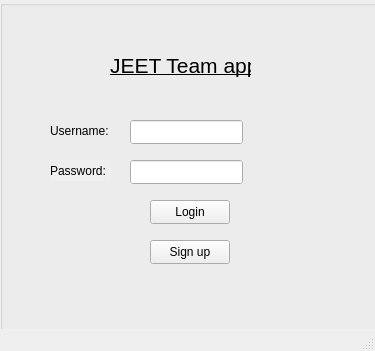
<?xml version="1.0" encoding="UTF-8"?>
<ui version="4.0">
 <class>MainWindow</class>
 <widget class="QMainWindow" name="MainWindow">
  <property name="geometry">
   <rect>
    <x>0</x>
    <y>0</y>
    <width>375</width>
    <height>351</height>
   </rect>
  </property>
  <property name="windowTitle">
   <string>MainWindow</string>
  </property>
  <widget class="QWidget" name="centralwidget">
   <widget class="QGroupBox" name="groupBox">
    <property name="geometry">
     <rect>
      <x>0</x>
      <y>0</y>
      <width>381</width>
      <height>331</height>
     </rect>
    </property>
    <property name="mouseTracking">
     <bool>false</bool>
    </property>
    <property name="tabletTracking">
     <bool>false</bool>
    </property>
    <property name="autoFillBackground">
     <bool>false</bool>
    </property>
    <property name="title">
     <string/>
    </property>
    <widget class="QLabel" name="label">
     <property name="geometry">
      <rect>
       <x>50</x>
       <y>120</y>
       <width>61</width>
       <height>21</height>
      </rect>
     </property>
     <property name="text">
      <string>Username:</string>
     </property>
    </widget>
    <widget class="QLabel" name="label_2">
     <property name="geometry">
      <rect>
       <x>50</x>
       <y>160</y>
       <width>61</width>
       <height>21</height>
      </rect>
     </property>
     <property name="autoFillBackground">
      <bool>true</bool>
     </property>
     <property name="text">
      <string>Password:</string>
     </property>
    </widget>
    <widget class="QLineEdit" name="lineEdit_user">
     <property name="geometry">
      <rect>
       <x>130</x>
       <y>120</y>
       <width>113</width>
       <height>24</height>
      </rect>
     </property>
     <property name="autoFillBackground">
      <bool>true</bool>
     </property>
    </widget>
    <widget class="QLineEdit" name="lineEdit_pass">
     <property name="geometry">
      <rect>
       <x>130</x>
       <y>160</y>
       <width>113</width>
       <height>24</height>
      </rect>
     </property>
     <property name="autoFillBackground">
      <bool>true</bool>
     </property>
     <property name="echoMode">
      <enum>QLineEdit::Password</enum>
     </property>
    </widget>
    <widget class="QPushButton" name="pushBut_login">
     <property name="geometry">
      <rect>
       <x>150</x>
       <y>200</y>
       <width>80</width>
       <height>24</height>
      </rect>
     </property>
     <property name="autoFillBackground">
      <bool>true</bool>
     </property>
     <property name="text">
      <string>Login</string>
     </property>
    </widget>
    <widget class="QPushButton" name="pushButton_2">
     <property name="geometry">
      <rect>
       <x>150</x>
       <y>240</y>
       <width>80</width>
       <height>24</height>
      </rect>
     </property>
     <property name="autoFillBackground">
      <bool>true</bool>
     </property>
     <property name="text">
      <string>Sign up</string>
     </property>
    </widget>
    <widget class="QLabel" name="label_3">
     <property name="geometry">
      <rect>
       <x>110</x>
       <y>40</y>
       <width>141</width>
       <height>51</height>
      </rect>
     </property>
     <property name="text">
      <string>&lt;html&gt;&lt;head/&gt;&lt;body&gt;&lt;p&gt;&lt;span style=&quot; font-size:16pt; text-decoration: underline;&quot;&gt;JEET Team app&lt;/span&gt;&lt;/p&gt;&lt;/body&gt;&lt;/html&gt;</string>
     </property>
    </widget>
   </widget>
  </widget>
  <widget class="QMenuBar" name="menubar">
   <property name="geometry">
    <rect>
     <x>0</x>
     <y>0</y>
     <width>375</width>
     <height>21</height>
    </rect>
   </property>
  </widget>
  <widget class="QStatusBar" name="statusbar"/>
 </widget>
 <resources/>
 <connections/>
</ui>
